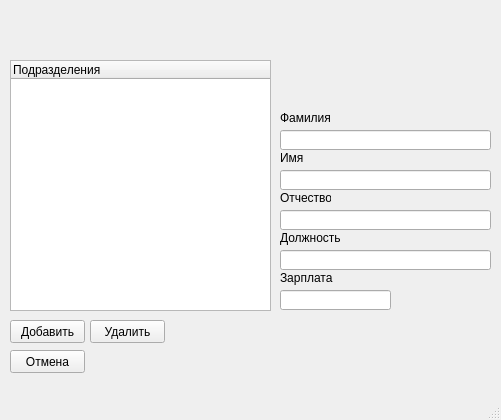
<?xml version="1.0" encoding="UTF-8"?>
<ui version="4.0">
 <class>MainWindow</class>
 <widget class="QMainWindow" name="MainWindow">
  <property name="geometry">
   <rect>
    <x>0</x>
    <y>0</y>
    <width>501</width>
    <height>420</height>
   </rect>
  </property>
  <property name="windowTitle">
   <string>MainWindow</string>
  </property>
  <widget class="QWidget" name="centralwidget">
   <widget class="QTreeWidget" name="treeWidget">
    <property name="geometry">
     <rect>
      <x>10</x>
      <y>60</y>
      <width>261</width>
      <height>251</height>
     </rect>
    </property>
    <column>
     <property name="text">
      <string>Подразделения</string>
     </property>
    </column>
   </widget>
   <widget class="QPushButton" name="addEmplBtn">
    <property name="geometry">
     <rect>
      <x>10</x>
      <y>320</y>
      <width>75</width>
      <height>23</height>
     </rect>
    </property>
    <property name="text">
     <string>Добавить</string>
    </property>
   </widget>
   <widget class="QLineEdit" name="surnameLE">
    <property name="geometry">
     <rect>
      <x>280</x>
      <y>130</y>
      <width>211</width>
      <height>20</height>
     </rect>
    </property>
   </widget>
   <widget class="QLineEdit" name="nameLE">
    <property name="geometry">
     <rect>
      <x>280</x>
      <y>170</y>
      <width>211</width>
      <height>20</height>
     </rect>
    </property>
   </widget>
   <widget class="QLineEdit" name="middleNameLE">
    <property name="geometry">
     <rect>
      <x>280</x>
      <y>210</y>
      <width>211</width>
      <height>20</height>
     </rect>
    </property>
    <property name="frame">
     <bool>true</bool>
    </property>
   </widget>
   <widget class="QLineEdit" name="jobLE">
    <property name="geometry">
     <rect>
      <x>280</x>
      <y>250</y>
      <width>211</width>
      <height>20</height>
     </rect>
    </property>
   </widget>
   <widget class="QLineEdit" name="salaryLE">
    <property name="geometry">
     <rect>
      <x>280</x>
      <y>290</y>
      <width>111</width>
      <height>20</height>
     </rect>
    </property>
   </widget>
   <widget class="QLabel" name="surnameLbl">
    <property name="geometry">
     <rect>
      <x>280</x>
      <y>110</y>
      <width>51</width>
      <height>16</height>
     </rect>
    </property>
    <property name="text">
     <string>Фамилия</string>
    </property>
   </widget>
   <widget class="QLabel" name="nameLbl">
    <property name="geometry">
     <rect>
      <x>280</x>
      <y>150</y>
      <width>51</width>
      <height>16</height>
     </rect>
    </property>
    <property name="text">
     <string>Имя</string>
    </property>
   </widget>
   <widget class="QLabel" name="middleNameLbl">
    <property name="geometry">
     <rect>
      <x>280</x>
      <y>190</y>
      <width>51</width>
      <height>16</height>
     </rect>
    </property>
    <property name="text">
     <string>Отчество</string>
    </property>
   </widget>
   <widget class="QLabel" name="jobLbl">
    <property name="geometry">
     <rect>
      <x>280</x>
      <y>230</y>
      <width>61</width>
      <height>16</height>
     </rect>
    </property>
    <property name="text">
     <string>Должность</string>
    </property>
   </widget>
   <widget class="QLabel" name="salaryLbl">
    <property name="geometry">
     <rect>
      <x>280</x>
      <y>270</y>
      <width>61</width>
      <height>16</height>
     </rect>
    </property>
    <property name="text">
     <string>Зарплата</string>
    </property>
   </widget>
   <widget class="QPushButton" name="delEmplBtn">
    <property name="geometry">
     <rect>
      <x>90</x>
      <y>320</y>
      <width>75</width>
      <height>23</height>
     </rect>
    </property>
    <property name="text">
     <string>Удалить</string>
    </property>
   </widget>
   <widget class="QPushButton" name="cancelBtn">
    <property name="geometry">
     <rect>
      <x>10</x>
      <y>350</y>
      <width>75</width>
      <height>23</height>
     </rect>
    </property>
    <property name="text">
     <string>Отмена</string>
    </property>
   </widget>
  </widget>
  <widget class="QMenuBar" name="menubar">
   <property name="geometry">
    <rect>
     <x>0</x>
     <y>0</y>
     <width>501</width>
     <height>21</height>
    </rect>
   </property>
  </widget>
  <widget class="QStatusBar" name="statusbar"/>
 </widget>
 <resources/>
 <connections/>
</ui>
